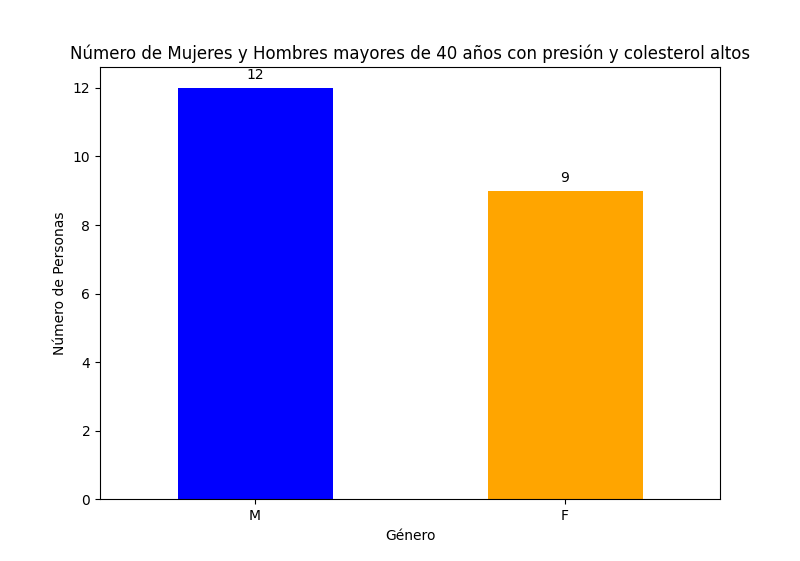

This figure's Python source:
import pandas as pd
import matplotlib.pyplot as plt

# Cargar el archivo CSV
# Reemplaza 'archivo.csv' con la ruta de tu archivo CSV
df = pd.read_csv('drug200.csv')

# Filtrar los datos de personas mayores de 40 años con presión y colesterol altos
df_filtered = df[(df['Age'] > 40) & (df['BP'] == 'HIGH') & (df['Cholesterol'] == 'HIGH')]

# Contar el número de hombres y mujeres que cumplen con estos criterios
count_gender = df_filtered['Sex'].value_counts()

# Generar el gráfico de barras
plt.figure(figsize=(8, 6))
ax = count_gender.plot(kind='bar', color=['blue', 'orange'])

# Agregar etiquetas encima de las barras
for p in ax.patches:
    ax.annotate(f'{p.get_height()}', 
                (p.get_x() + p.get_width() / 2., p.get_height()), 
                xytext=(0, 9),  # Desplazamiento vertical hacia arriba
                textcoords='offset points',
                ha='center', 
                va='center')

# Títulos y etiquetas
plt.title('Número de Mujeres y Hombres mayores de 40 años con presión y colesterol altos')
plt.xlabel('Género')
plt.ylabel('Número de Personas')
plt.xticks(rotation=0)

# Mostrar el gráfico
plt.show()
